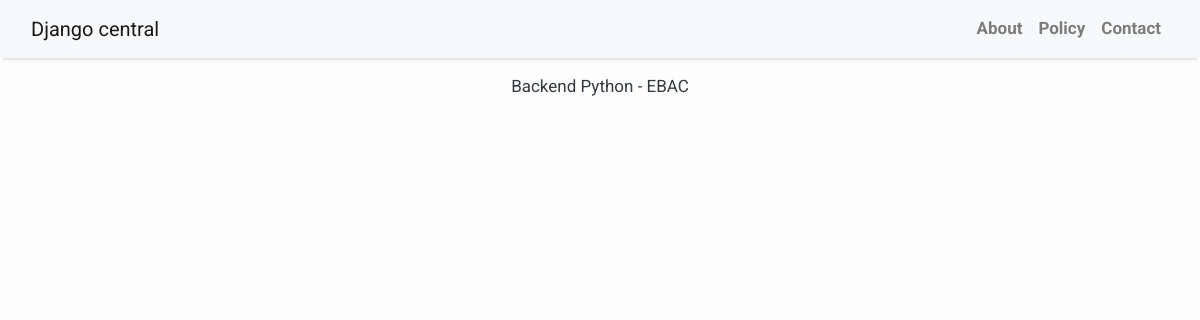
/wdwwe/, run on an earlier commit of the app's database.
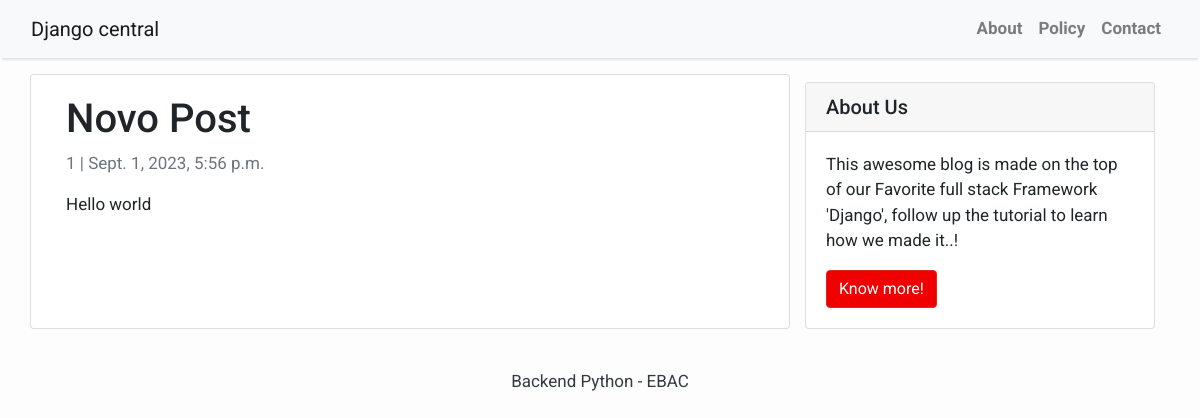
And on a later commit of the database.
### clone/models.py (models this page shows, shortened)
class Posts(models.Model):
    tittle = models.CharField(max_length=200, unique=True)
    slug = models.SlugField(max_length=200, unique=True)
    author = models.ForeignKey(User, on_delete=models.CASCADE, related_name="blog_posts")
    updated_on = models.DateTimeField(default=datetime.datetime.now)
    content = models.TextField()
    created_on = models.DateTimeField(auto_now_add=True)
    status = models.IntegerField(choices=STATUS, default=0)
    id = models.IntegerField(primary_key=True, editable=False)
    class Meta:
        ordering = ['-created_on']

### clone/views.py (the view)
# urls.py: path("<slug:slug>/", views.PostDetails, name="post_detail"),
def PostDetails(request, slug):
    data = Posts.objects.filter(slug=slug).values('tittle', 'author', 'created_on', 'content')
    return render(request, "clone/post_detail.html", {"data": data})

### clone/templates/clone/post_detail.html
{% extends 'clone/base.html' %} {% block content %}
    {% for x in data %}
        <div class="container">
            <div class="row">
                <div class="col-md-8 card mb-4  mt-3 left  top">
                    <div class="card-body">
                        <h1>
                            {% block title %}
                                {{ x.tittle }}
                            {% endblock title %}
                        </h1>
                        <p class=" text-muted">{{ x.author }} | {{ x.created_on }}</p>
                        <p class="card-text ">{{ x.content | safe }}</p>
                    </div>
                </div>
                {% block sidebar %} {% include 'clone/sidebar.html' %} {% endblock sidebar %}
            </div>
        </div>
    {% endfor %}
{% endblock content %}

### clone/templates/clone/base.html (shortened to what this page needs)
<!DOCTYPE html>
<html>
    <head>
        <link rel="stylesheet" href="https://maxcdn.bootstrapcdn.com/bootstrap/4.0.0/css/bootstrap.min.css"
 />
    </head>
    <body>
        <nav class="navbar navbar-expand-lg navbar-light bg-light shadow" id="mainNav">
            <div class="container-fluid">
                <a class="navbar-brand" href="{% url 'index' %}">Django central</a>
                <div class="collapse navbar-collapse" id="navbarResponsive">
                    <ul class="navbar-nav ml-auto">
                        <li class="nav-item text-black">
                            <a class="nav-link text-black font-weight-bold" href="#">About</a>
                        </li>
                        <li class="nav-item text-black">
                            <a class="nav-link text-black font-weight-bold" href="#">Policy</a>
                        </li>
                        <li class="nav-item text-black">
                            <a class="nav-link text-black font-weight-bold" href="#">Contact</a>
                        </li>
                    </ul>
                </div>
            </div>
        </nav>
        {% block content %}{% endblock content %}
        <footer class="py-3 bg-grey">
            <p class="m-0 text-dark text-center ">Backend Python - EBAC</p>
        </footer>
    </body>
</html>

### clone/templates/clone/sidebar.html
{% block sidebar %}
<div class="col-md-4 float-right ">
    <div class="card my-4">
        <h5 class="card-header">About Us</h5>
        <div class="card-body">
            <p class="card-text"> This awesome blog is made on the top of our Favorite full stack Framework 'Django',
                follow up the tutorial to learn how we made it..!</p>
            <a href="#" class="btn btn-danger">Know more!</a>
        </div>
    </div>
</div>
{% endblock sidebar %}

### clone/templates/clone/base.html (style rules this page uses)
body { font-family: "Roboto", sans-serif; font-size: 17px; background-color: #fdfdfd; }
.shadow { box-shadow: 0 4px 2px -2px rgba(0, 0, 0, 0.1); }
.btn-danger { color: #fff; background-color: #f00000; border-color: #dc281e; }

What changed in the data, as far as the page shows it:
added Posts: tittle "Novo Post", author "1", created_on "Sept. 1, 2023, 5:56 p.m.", content "Hello world"
